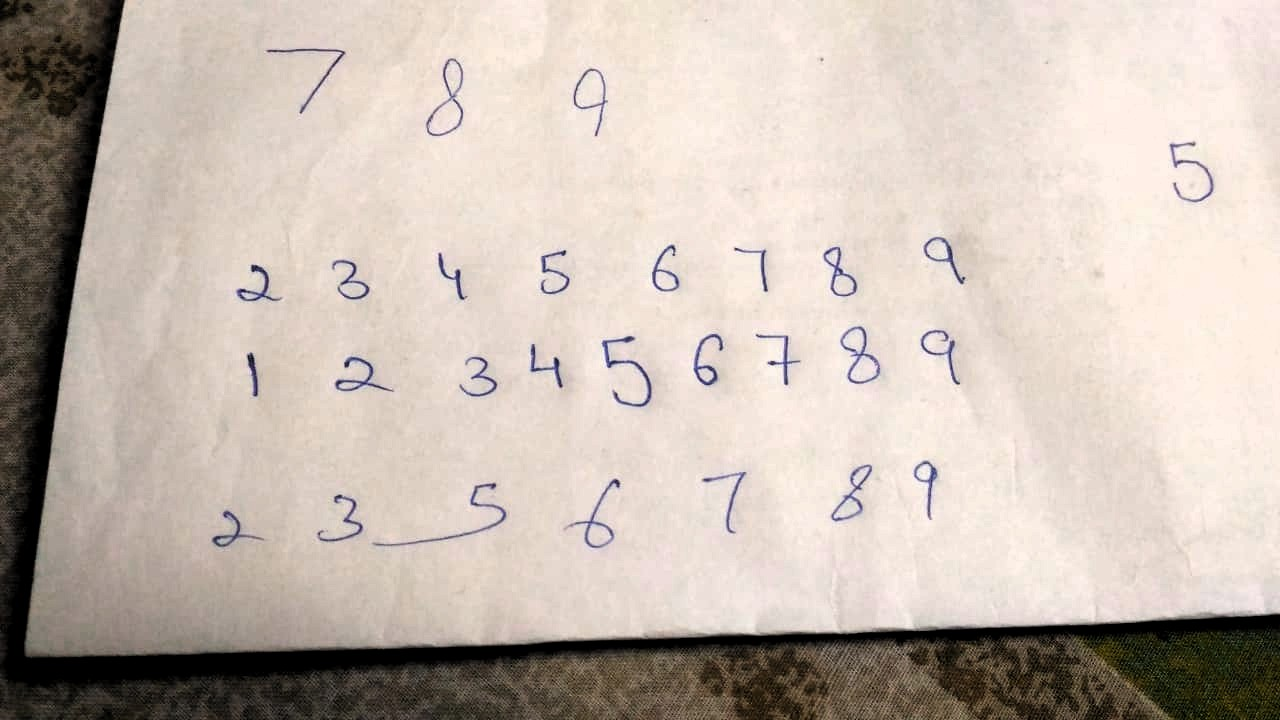
#> input picture samples/WhatsApp Image 2018-10-26 at 2.52.57 PM.jpeg, 1280 x 720 px
$ python -i image_processor.py   (imports and definitions only)
#> lines starting #> are read from the running program, lines starting #| are printed output that depends on the picture; after the words box and inside, x2 and y2 are one past the last pixel; in counts of white or black regions, pixels touching at a corner belong together
import cv2
import numpy as np
import math
from scipy import ndimage

def getBestShift(img):
    cy,cx = ndimage.measurements.center_of_mass(img)
    rows,cols = img.shape
    shiftx = int(round(cols/2.0-cx))
    shifty = int(round(rows/2.0-cy))
    return shiftx,shifty

def shift(img,sx,sy):
    rows,cols = img.shape
    M = np.float32([[1,0,sx],[0,1,sy]])
    shifted = cv2.warpAffine(img,M,(cols,rows))
    return shifted

def convert_to_mnist(imgSource):
	img_gray = cv2.imread(imgSource,0)
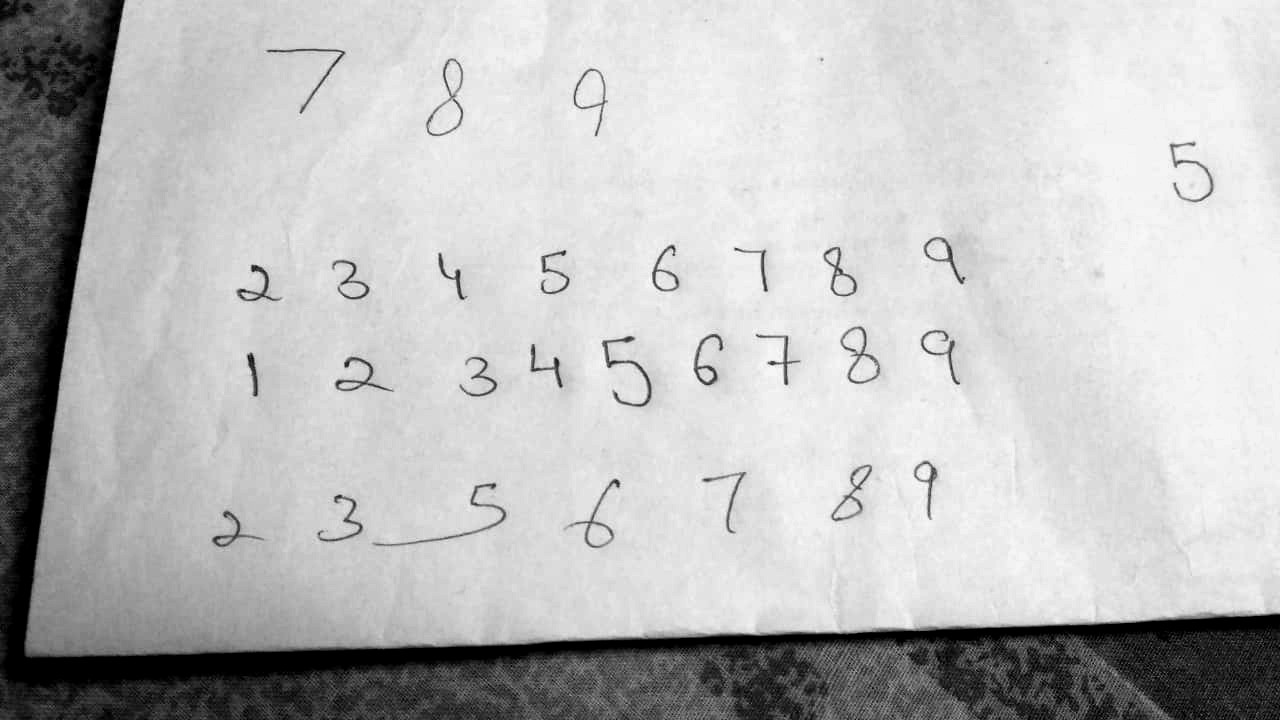
#> img_gray: shape (720, 1280); min 0, max 255, mean 189.3
	(thresh, img_gray) = cv2.threshold(img_gray, 128, 255, cv2.THRESH_BINARY_INV|cv2.THRESH_OTSU)
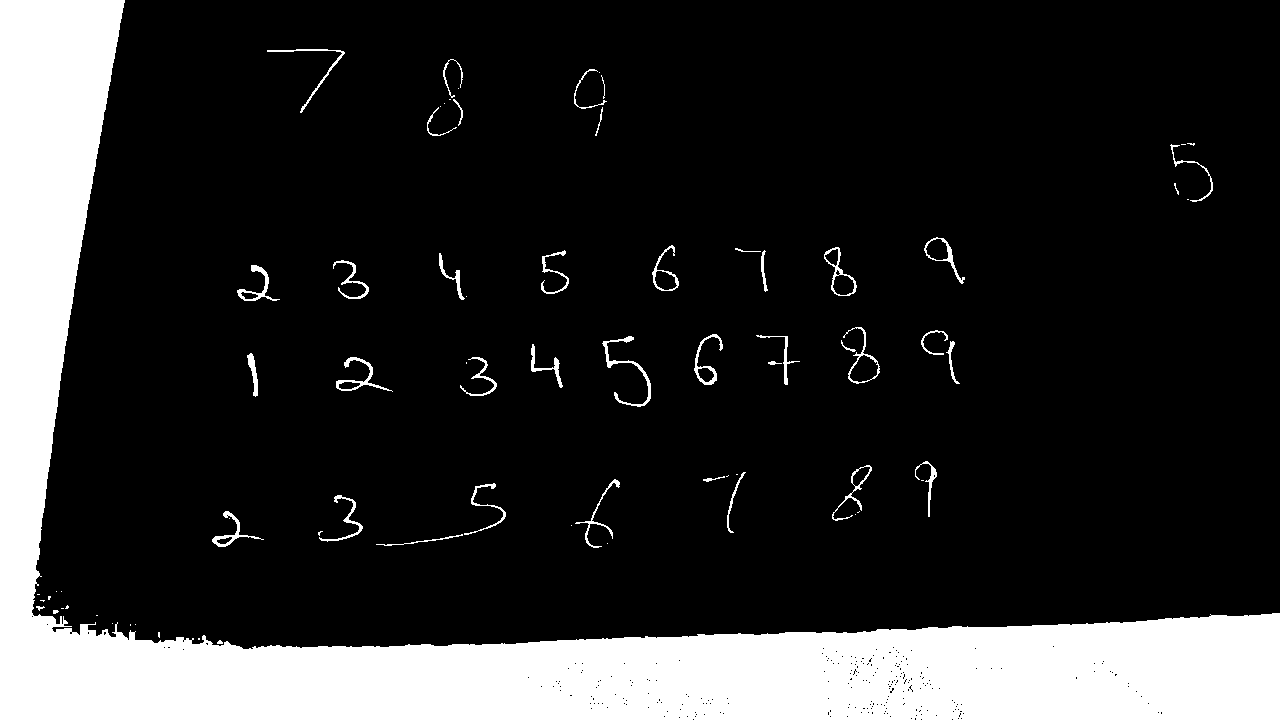
#> img_gray: shape (720, 1280); 17.8% white; 75 white regions (34 under 20 px), largest, box (x1, y1, x2, y2) and area: (0, 0, 1280, 720) 156603, (602, 336, 651, 407) 480, (336, 357, 393, 392) 377
#> thresh = 134

	while np.sum(img_gray[0]) == 0:
		img_gray = img_gray[1:]
#> this loop made 0 passes
	while np.sum(img_gray[:,0]) == 0:
		img_gray = np.delete(img_gray,0,1)
	while np.sum(img_gray[-1]) == 0:
		img_gray = img_gray[:-1]
	while np.sum(img_gray[:,-1]) == 0:
		img_gray = np.delete(img_gray,-1,1)

	rows,cols = img_gray.shape
#> rows = 720; cols = 1280
	if rows>cols:
		factor = 20.0/rows
		rows = 20
		cols = int(round(cols*factor))
		img_gray = cv2.resize(img_gray,(cols,rows))
	else:
		factor = 20.0/cols
#> factor = 0.0156
		cols = 20
		rows = int(round(rows*factor))
#> rows = 11
		img_gray = cv2.resize(img_gray,(cols,rows))

	cols_padding = (int(math.ceil((28-cols)/2.0)), int(math.floor((28-cols)/2.0)))
	rows_padding = (int(math.ceil((28-rows)/2.0)), int(math.floor((28-rows)/2.0)))
#> rows_padding = (9, 8)
	img_gray = np.lib.pad(img_gray, (rows_padding, cols_padding),'constant')
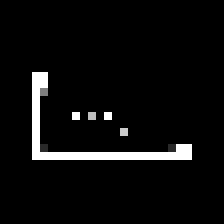
#> img_gray: shape (28, 28) (shown 8 times larger); min 0, max 255, mean 12.5

	sx,sy = getBestShift(img_gray)
#> in getBestShift, `cy,cx = ndimage.measurements.center_of_mass(img)`: cy = 16.49; cx = 10.79
#> in getBestShift, `shiftx = int(round(cols/2.0-cx))`: shiftx = 3
#> in getBestShift, `shifty = int(round(rows/2.0-cy))`: shifty = -2
#> sx = 3; sy = -2
	img_gray = shift(img_gray,sx,sy)
#> in shift, `M = np.float32([[1,0,sx],[0,1,sy]])`: M = [[1, 0, 3], [0, 1, -2]]
#> in shift, `shifted = cv2.warpAffine(img,M,(cols,rows))`:
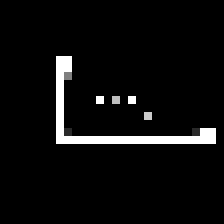
#> shifted: shape (28, 28) (shown 8 times larger); min 0, max 255, mean 12.5
	cv2.imwrite("output.jpg",img_gray)
	return img_gray

>>> result = convert_to_mnist('samples/WhatsApp Image 2018-10-26 at 2.52.57 PM.jpeg')

$ run again, on samples/sys4.jpeg
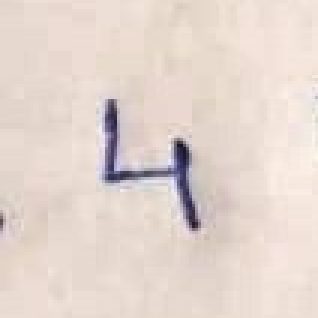
#> input picture samples/sys4.jpeg, 106 x 106 px (shown 3 times larger)
#> thresh = 154
#> the loop in convert_to_mnist, `while np.sum(img_gray[0]) == 0:` made 33 passes
#> after the loop in convert_to_mnist, `while np.sum(img_gray[0]) == 0:`:
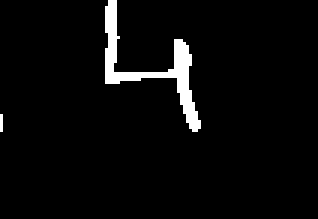
#> img_gray: shape (73, 106) (shown 3 times larger); 3.9% white; 2 white regions (1 under 20 px), largest, box (x1, y1, x2, y2) and area: (35, 0, 67, 44) 292
#> the loop in convert_to_mnist, `while np.sum(img_gray[-1]) == 0:` made 29 passes
#> the loop in convert_to_mnist, `while np.sum(img_gray[:,-1]) == 0:` made 39 passes
#> cy = 13.94; cx = 18.62
#> shiftx = -5
#> shifty = 0
#> sx = -5; sy = 0
#> M = [[1, 0, -5], [0, 1, 0]]
#> in shift, `shifted = cv2.warpAffine(img,M,(cols,rows))`:
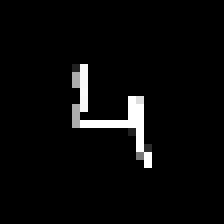
#> shifted: shape (28, 28) (shown 8 times larger); min 0, max 255, mean 9.4

$ run again, on samples/sys7.jpeg
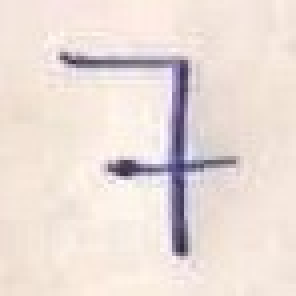
#> input picture samples/sys7.jpeg, 74 x 74 px (shown 4 times larger)
#> in convert_to_mnist, `(thresh, img_gray) = cv2.threshold(img_gray, 128, 255, cv2.THRESH_BINA..`:
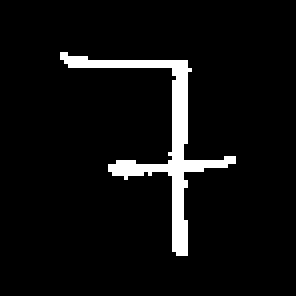
#> img_gray: shape (74, 74) (shown 4 times larger); 5.9% white; 1 white region, box (x1, y1, x2, y2) and area: (15, 13, 59, 64) 322
#> thresh = 171
#> the loop in convert_to_mnist, `while np.sum(img_gray[0]) == 0:` made 13 passes
#> the loop in convert_to_mnist, `while np.sum(img_gray[:,0]) == 0:` made 15 passes
#> the loop in convert_to_mnist, `while np.sum(img_gray[-1]) == 0:` made 10 passes
#> the loop in convert_to_mnist, `while np.sum(img_gray[:,-1]) == 0:` made 15 passes
#> cy = 12.06; cx = 15.2
#> shiftx = -1
#> shifty = 2
#> sx = -1; sy = 2
#> M = [[1, 0, -1], [0, 1, 2]]
#> in shift, `shifted = cv2.warpAffine(img,M,(cols,rows))`:
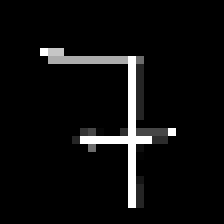
#> shifted: shape (28, 28) (shown 8 times larger); min 0, max 255, mean 13.7

$ run again, on samples/sys8.jpeg
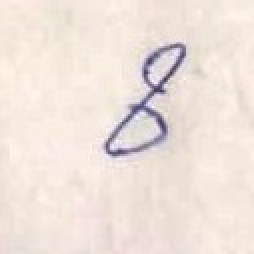
#> input picture samples/sys8.jpeg, 127 x 127 px (shown 2 times larger)
#> in convert_to_mnist, `(thresh, img_gray) = cv2.threshold(img_gray, 128, 255, cv2.THRESH_BINA..`:
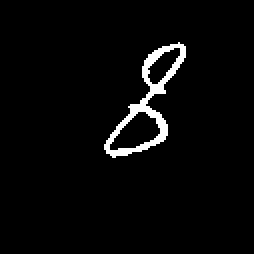
#> img_gray: shape (127, 127) (shown 2 times larger); 3.1% white; 1 white region, box (x1, y1, x2, y2) and area: (52, 21, 93, 79) 503
#> thresh = 181
#> the loop in convert_to_mnist, `while np.sum(img_gray[0]) == 0:` made 21 passes
#> the loop in convert_to_mnist, `while np.sum(img_gray[:,0]) == 0:` made 52 passes
#> the loop in convert_to_mnist, `while np.sum(img_gray[-1]) == 0:` made 48 passes
#> the loop in convert_to_mnist, `while np.sum(img_gray[:,-1]) == 0:` made 34 passes
#> in convert_to_mnist, `img_gray = np.lib.pad(img_gray, (rows_padding, cols_padding),'constant')`:
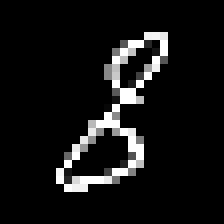
#> img_gray: shape (28, 28) (shown 8 times larger); min 0, max 255, mean 19.8
#> cy = 14.16; cx = 14.11
#> shiftx = 0
#> M = [[1, 0, 0], [0, 1, 0]]
